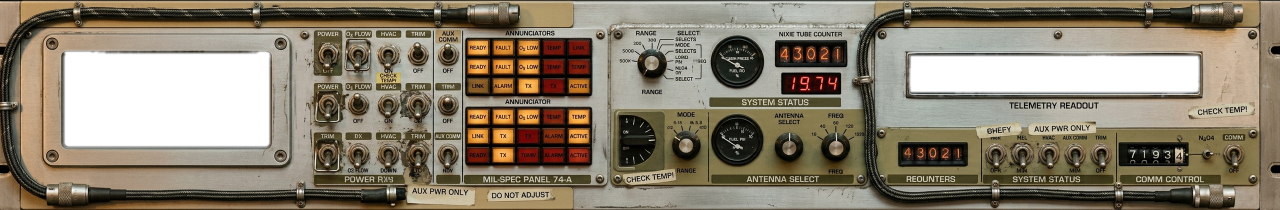
#> input picture ui/overlay/footer_overlay.png, 2560 x 420 px (shown at 1/2 size)
$ python punch.py --in footer_overlay.png
#> lines starting #> are read from the running program, lines starting #| are printed output that depends on the picture; after the words box and inside, x2 and y2 are one past the last pixel; in counts of white or black regions, pixels touching at a corner belong together
#!/usr/bin/env python3
"""
punch.py — turn an AI-generated cockpit PNG into an aligned transparent overlay.

Image models will not give you a usable alpha channel and will not hit exact
cutout geometry. So we let them paint flat black apertures, then cut the holes
here, where the coordinates are ours.

    python3 punch.py --in raw.png --out overlay.png              # fixed geometry
    python3 punch.py --in raw.png --out overlay.png --detect     # snap to the black it drew
    python3 punch.py --in raw.png --out overlay.png --preview    # check alignment

--detect finds the dark apertures the generator actually painted and uses those,
which beats fixed coordinates when the composition came out slightly different.
It prints what it found so you can sanity-check before trusting it.
"""

from __future__ import annotations
import argparse, json, sys
from collections import deque
from pathlib import Path

import numpy as np
from PIL import Image, ImageDraw, ImageFilter

W, H = 2560, 1440

# Fixed fallback geometry (x, y, w, h) — matches the deck at DPR 2.
FIXED = {
    "window":   (640, 96, 1280, 768),
    "termA":    (224, 1000, 576, 360),
    "termB":    (992, 1000, 576, 360),
    "termC":    (1760, 1000, 576, 360),
}


def fit_cover(im: Image.Image, w: int, h: int) -> Image.Image:
    """Scale to cover w×h then centre-crop. Generators rarely return exact 16:9."""
#> called with w = 2560, h = 1440
    im = im.convert("RGB")
    s = max(w / im.width, h / im.height)
    nw, nh = round(im.width * s), round(im.height * s)
    im = im.resize((nw, nh), Image.LANCZOS)
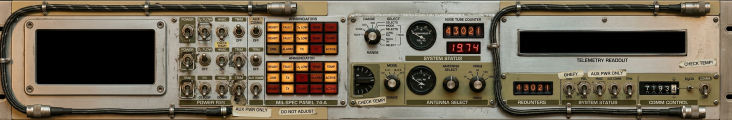
#> im: PIL image 8777x1440 RGB (shown at 1/12 size); mean R, G, B 110.7, 100.6, 83.1
    return im.crop(((nw - w) // 2, (nh - h) // 2, (nw - w) // 2 + w, (nh - h) // 2 + h))


# [97 lines left out: functions find_apertures, assign, hexagon, not called in this run]


def _finish(a, out, geo):
    if a.preview:
        bg = Image.new("RGB", (W, H), (4, 7, 13))
        rng = np.random.default_rng(7)
        px = np.asarray(bg).copy()
        for _ in range(2600):
            sx, sy = rng.integers(0, W), rng.integers(0, H)
            v = int(rng.integers(90, 255))
            px[sy, sx] = (v, v, min(255, v + 18))
        bg = Image.fromarray(px); bg.paste(out, (0, 0), out)
        pv = Path(a.dst).with_name(Path(a.dst).stem + "_preview.png")
        bg.save(pv); print(f"  wrote {pv}  — check the apertures line up")
    ap = {k: [int(x) for x in v] for k, v in geo.items()}
    Path(a.dst).with_suffix(".json").write_text(
        json.dumps({"frame": [W, H], "apertures": ap}, indent=1))
    print(f"  wrote {Path(a.dst).with_suffix('.json')} — feed this to the deck")
    print(f"  const APERTURE = {json.dumps(ap)};")


def main():
    p = argparse.ArgumentParser(description=__doc__,
                                formatter_class=argparse.RawDescriptionHelpFormatter)
    p.add_argument("--in", dest="src", required=True)
    p.add_argument("--out", dest="dst", default="cockpit_overlay.png")
    p.add_argument("--detect", action="store_true",
                   help="snap holes to the dark apertures the generator painted")
    p.add_argument("--shape", choices=["trace", "hex", "rect", "round"], default="trace",
                   help="trace = cut the exact dark pixels the render already contains "
                        "(best; needs --detect). hex/rect/round draw a synthetic shape.")
    p.add_argument("--radius", type=int, default=26, help="corner radius for terminals")
    p.add_argument("--feather", type=float, default=1.6,
                   help="edge softening in px; 0 for a hard cut")
    p.add_argument("--threshold", type=int, default=30, help="--detect darkness cutoff")
    p.add_argument("--preview", action="store_true",
                   help="also write *_preview.png composited over a test starfield")
    p.add_argument("--css", action="store_true", default=True)
    p.add_argument("--footer", action="store_true",
                   help="cut a 2560x420 footer strip with two apertures "
                        "(logbook left, ticker right) instead of the cockpit")
    p.add_argument("--mobile", action="store_true",
                   help="cut a mobile chest-unit bezel: one porthole plus two "
                        "readouts stacked vertically beneath it")
    p.add_argument("--frame", help="override the target frame size as WxH, "
                                   "e.g. 1792x2200; defaults to the source's own "
                                   "aspect when used with --mobile")
    # The two hardcoded modes below assume a component roughly the size of the
    # console or the footer strip. A tape unit's reel hubs are ~65-90 px across
    # (area 3-6k), an order of magnitude under even the footer's 15k floor, so
    # --detect silently skipped them; and its index bezel is aspect ~7.9,
    # comfortably over the 3.6 ceiling that applies outside footer mode. Rather
    # than bolt on a third mode for every new panel, expose the two numbers.
    p.add_argument("--min-area", type=int, default=None,
                   help="smallest region --detect will accept, in pixels "
                        "(default 40000, or 15000 with --footer/--mobile). "
                        "Lower it for small apertures like reel hubs.")
    p.add_argument("--max-aspect", type=float, default=None,
                   help="widest w/h ratio --detect will accept "
                        "(default 3.6, or 14.0 with --footer). Raise it for "
                        "long readout strips.")
    p.add_argument("--generic", action="store_true",
                   help="report every detected region as a1..aN left to right "
                        "instead of forcing them into the cockpit's "
                        "window/termA/termB/termC schema. Use for new panels.")
    p.add_argument("--dump", action="store_true",
                   help="write *_detect.png outlining every region considered")
    p.add_argument("--window", help="force window box as x,y,w,h (in 2560x1440 space)")
    p.add_argument("--terms", help="force the three terminals as x,y,w,h;x,y,w,h;x,y,w,h")
    a = p.parse_args()
    MIN_AREA = a.min_area if a.min_area is not None else (15000 if (a.footer or a.mobile) else 40000)
    MAX_ASPECT = a.max_aspect if a.max_aspect is not None else (14.0 if a.footer else 3.6)

    src = Path(a.src)
    if not src.exists():
        sys.exit(f"no such file: {src}")

    global W, H, FIXED
    if a.footer:
        W, H = 2560, 420
        FIXED = {"logbook": (150, 58, 1000, 304), "ticker": (1258, 172, 1162, 116)}
        if a.dst == "cockpit_overlay.png":
            a.dst = "footer_overlay.png"
    elif a.mobile:
        if a.frame:
            W, H = (int(x) for x in a.frame.lower().split("x"))
        else:
            src_im = Image.open(src)
            W, H = src_im.width * 2, src_im.height * 2
        FIXED = {}
        if a.dst == "cockpit_overlay.png":
            a.dst = "mobile_overlay.png"
        if not a.detect:
            sys.exit("--mobile has no fixed fallback geometry -- pass --detect "
                     "(every generated bezel photo differs, so detection is the "
                     "only path that makes sense here)")
    elif a.frame:
        W, H = (int(x) for x in a.frame.lower().split("x"))

    im = fit_cover(Image.open(src), W, H)

    geo = dict(FIXED)
    if a.detect:
        # Generators rarely paint a true 0,0,0 -- unlit CRTs come out dark grey
        # with a sheen. Escalate the cutoff until four regions appear rather
        # than making the user guess a number.
        found = None
        for t in (a.threshold, 45, 60, 78, 96, 118):
            found = assign(find_apertures(im, t,
                            min_area=MIN_AREA,
                            max_aspect=MAX_ASPECT),
                          footer=a.footer, mobile=a.mobile, generic=a.generic)
            if found:
                if t != a.threshold:
                    print(f"  (threshold {a.threshold} found too few regions; used {t})")
                a.threshold = t
                break
        if a.dump:
            dbg = im.convert("RGB").copy()
            dd = ImageDraw.Draw(dbg)
            for (bx, by, bw2, bh2) in find_apertures(im, a.threshold,
                    min_area=MIN_AREA,
                    max_aspect=MAX_ASPECT):
                dd.rectangle([bx, by, bx + bw2, by + bh2], outline=(255, 40, 200), width=6)
            dp = Path(a.dst).with_name(Path(a.dst).stem + "_detect.png")
            dbg.save(dp)
            print(f"  wrote {dp} — every region the detector accepted")
        if found:
            geo = found
            print("  detected apertures:")
            for k, v in geo.items():
                print(f"    {k:<8} x={v[0]:<5} y={v[1]:<5} w={v[2]:<5} h={v[3]}")
        else:
            print("  detection found too few dark regions — using fixed geometry.")
            print("  (check the render actually has 4 flat-black apertures)")

    if a.window:
        geo["window"] = tuple(int(v) for v in a.window.split(","))
    if a.terms:
        for k, part in zip(("termA", "termB", "termC"), a.terms.split(";")):
            geo[k] = tuple(int(v) for v in part.split(","))
    if a.window or a.terms:
        print("  using manual geometry override")

    # Build the alpha mask: opaque everywhere, transparent in the apertures.
    if a.shape == "trace":
        # The render already contains the exact aperture outline -- hexagon,
        # rounded rect, whatever the generator drew. Assuming a shape only
        # introduces mismatch at the corners, so cut the real pixels instead.
        lum = np.asarray(im.convert("L"))
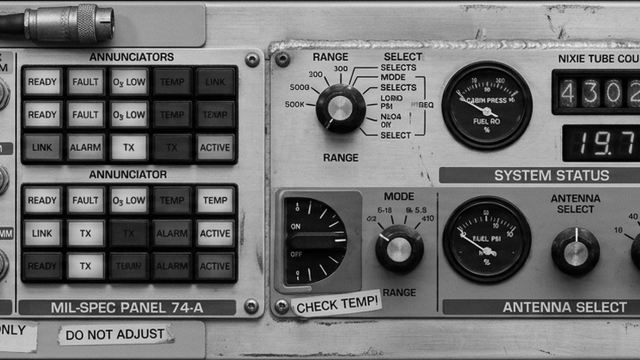
#> lum: shape (1440, 2560) (shown at 1/4 size); min 0, max 255, mean 111.8
        m = np.where(lum < a.threshold, 0, 255).astype(np.uint8)
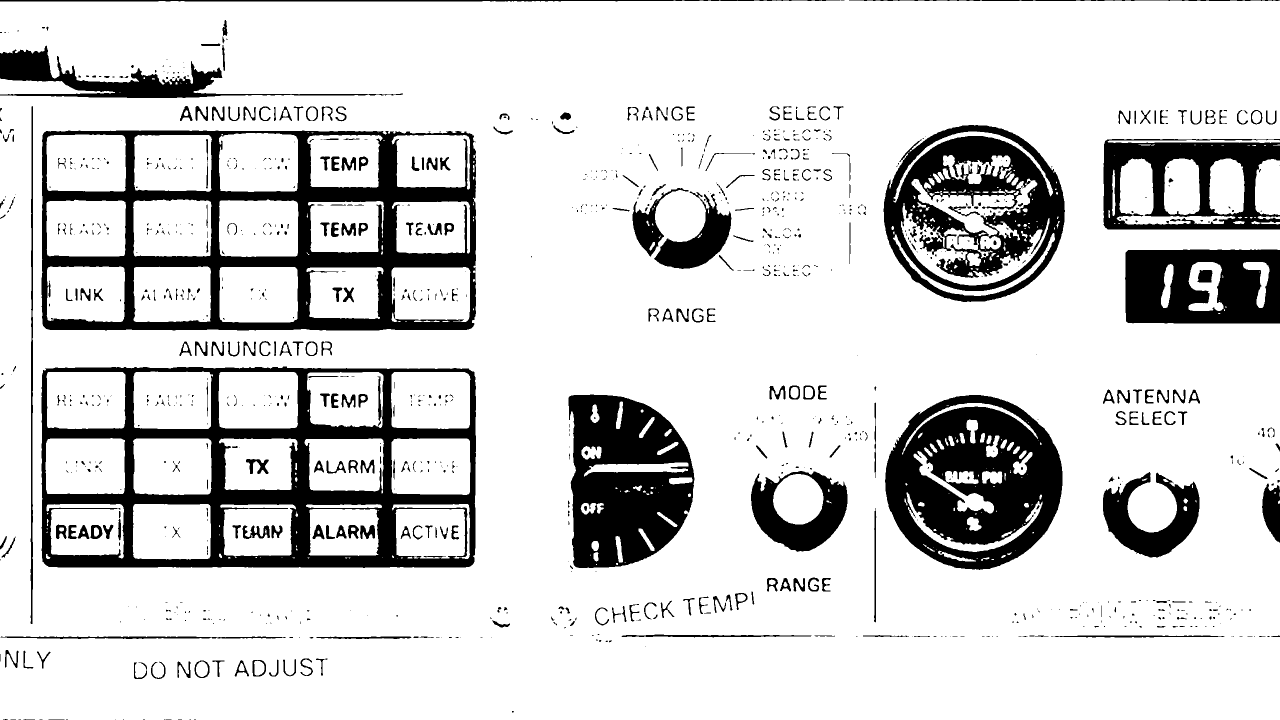
#> m: shape (1440, 2560) (shown at 1/2 size); 83.4% white; 1145 black regions (725 under 20 px), largest, box (x1, y1, x2, y2) and area: (83, 733, 952, 1136) 104686, (83, 261, 952, 661) 101163, (1770, 790, 2125, 1140) 78896
        mask = Image.fromarray(m, "L")
        # drop stray dark speckle that isn't one of the apertures
        keep = Image.new("L", (W, H), 0)
#> keep: PIL image 2560x1440 L; every value is 0
        kd = ImageDraw.Draw(keep)
        for k in geo:
            x, y, w_, h_ = geo[k]
            kd.rectangle([x - 6, y - 6, x + w_ + 6, y + h_ + 6], fill=255)
        mask = Image.fromarray(np.where(np.asarray(keep) > 0,
                                        np.asarray(mask), 255).astype(np.uint8), "L")
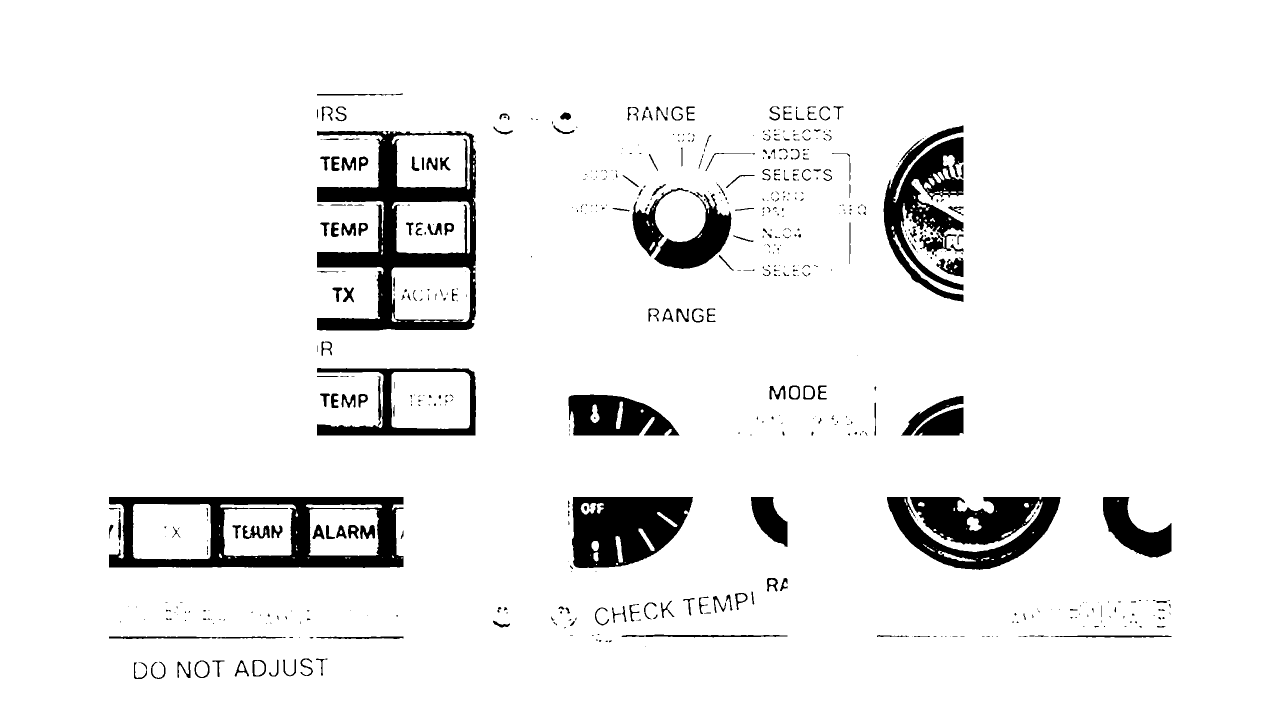
#> mask: PIL image 2560x1440 L (shown at 1/2 size); 93.3% white; 617 black regions (381 under 20 px), largest, box (x1, y1, x2, y2) and area: (634, 262, 952, 661) 41625, (218, 994, 807, 1136) 34367, (1774, 994, 2121, 1140) 30070
        if a.feather > 0:
            mask = mask.filter(ImageFilter.GaussianBlur(a.feather))
        out = im.convert("RGBA"); out.putalpha(mask); out.save(a.dst)
#> after `out.putalpha(mask)`:
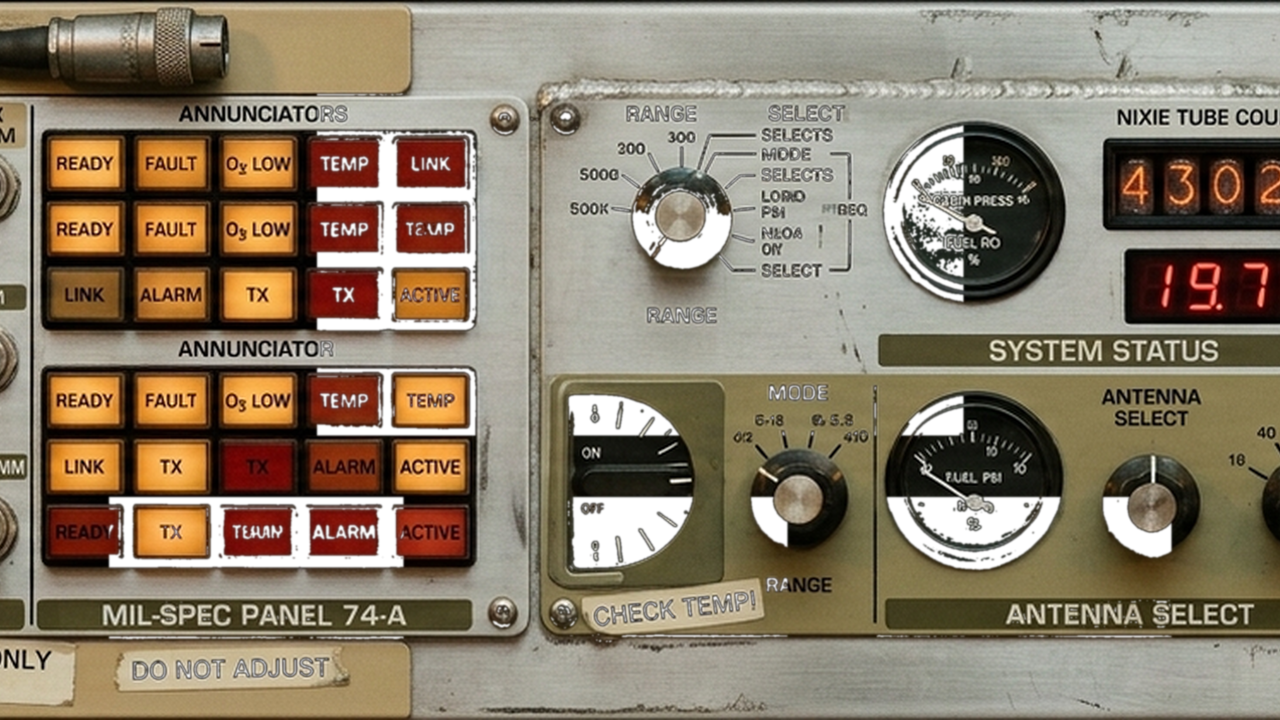
#> out: PIL image 2560x1440 RGBA (shown at 1/2 size); mean R, G, B, A 123.5, 110, 90, 237.9; transparent parts drawn white
        clear = int((np.asarray(mask) < 128).sum())
#> clear = 238102
        print(f"\n  wrote {a.dst}  (traced, {clear/(W*H)*100:.1f}% transparent)")
#|   wrote cockpit_overlay.png  (traced, 6.5% transparent)
        _finish(a, out, geo)
        return

    mask = Image.new("L", (W, H), 255)
    d = ImageDraw.Draw(mask)
    if a.generic:
        # Every region gets the same treatment; a reel hub is a circle and a
        # bezel is a rounded rectangle, so pick per region by how square it is.
        for k, (x, y, w, h) in geo.items():
            if abs(w - h) <= max(w, h) * 0.2:
                d.ellipse([x, y, x + w, y + h], fill=0)
            else:
                d.rounded_rectangle([x, y, x + w, y + h], radius=a.radius, fill=0)
        _cut_and_save(a, im, mask, W, H, geo)
        return

    win = geo["window"]
    if a.shape == "hex":
        hexagon(d, win)
    elif a.shape == "round":
        d.rounded_rectangle([win[0], win[1], win[0] + win[2], win[1] + win[3]],
                            radius=a.radius * 2, fill=0)
    else:
        d.rectangle([win[0], win[1], win[0] + win[2], win[1] + win[3]], fill=0)
    for k in [k for k in ("termA", "termB", "termC") if k in geo]:
        x, y, w, h = geo[k]
        d.rounded_rectangle([x, y, x + w, y + h], radius=a.radius, fill=0)

    _cut_and_save(a, im, mask, W, H, geo)


# [40 lines left out: function _cut_and_save, not called in this run]


if __name__ == "__main__":
    main()

$ run again, with ui/overlay/galley_overlay.png copied over ui/overlay/footer_overlay.png
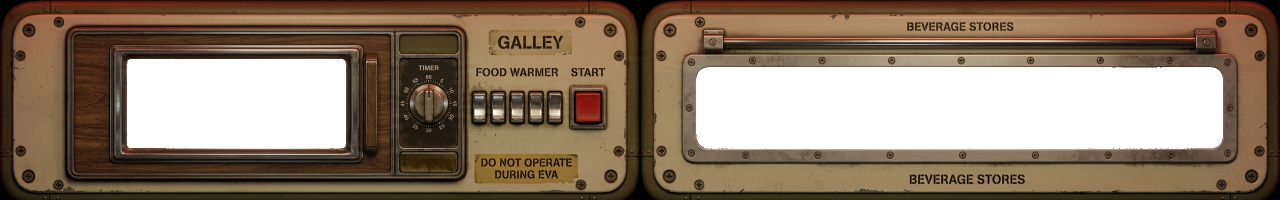
#> input picture ui/overlay/galley_overlay.png, 2560 x 400 px (shown at 1/2 size)
#> in main, `m = np.where(lum < a.threshold, 0, 255).astype(np.uint8)`:
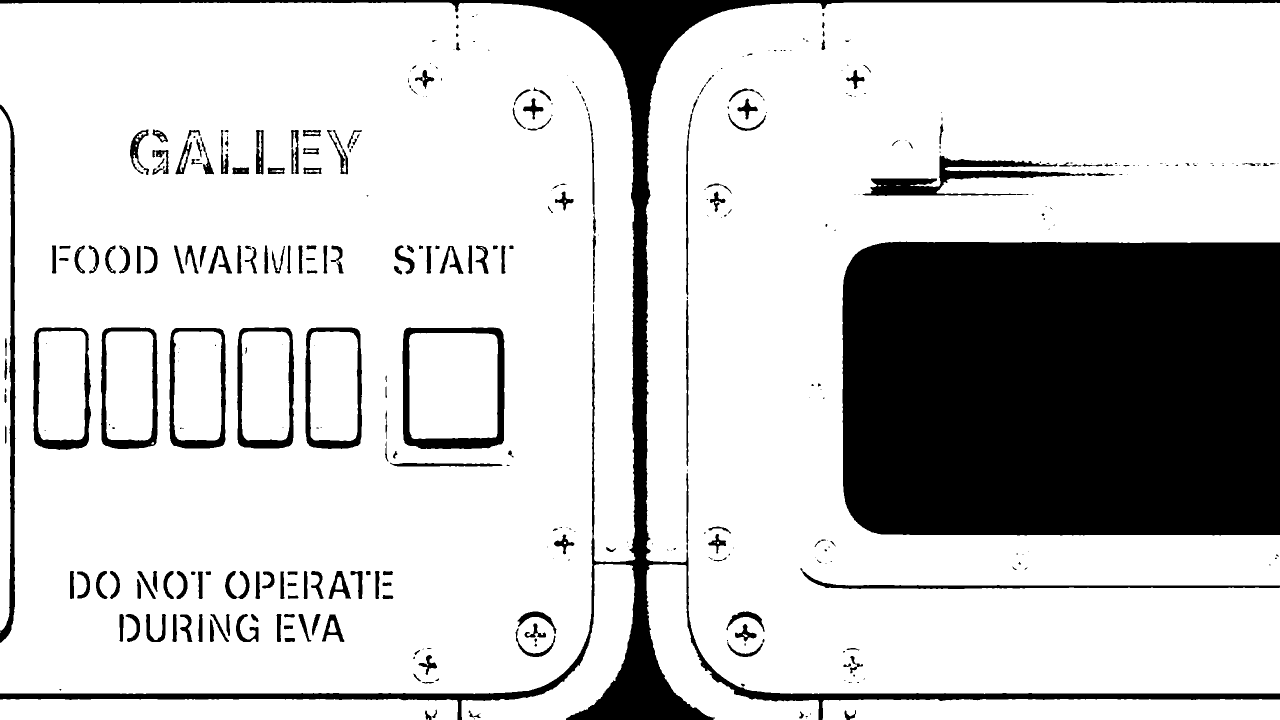
#> m: shape (1440, 2560) (shown at 1/2 size); 79.2% white; 394 black regions (172 under 20 px), largest, box (x1, y1, x2, y2) and area: (1685, 483, 2560, 1071) 508148, (0, 0, 2560, 1440) 131290, (805, 655, 1009, 898) 11453
#> keep: PIL image 2560x1440 L; every value is 0
#> in main, `out.putalpha(mask)`:
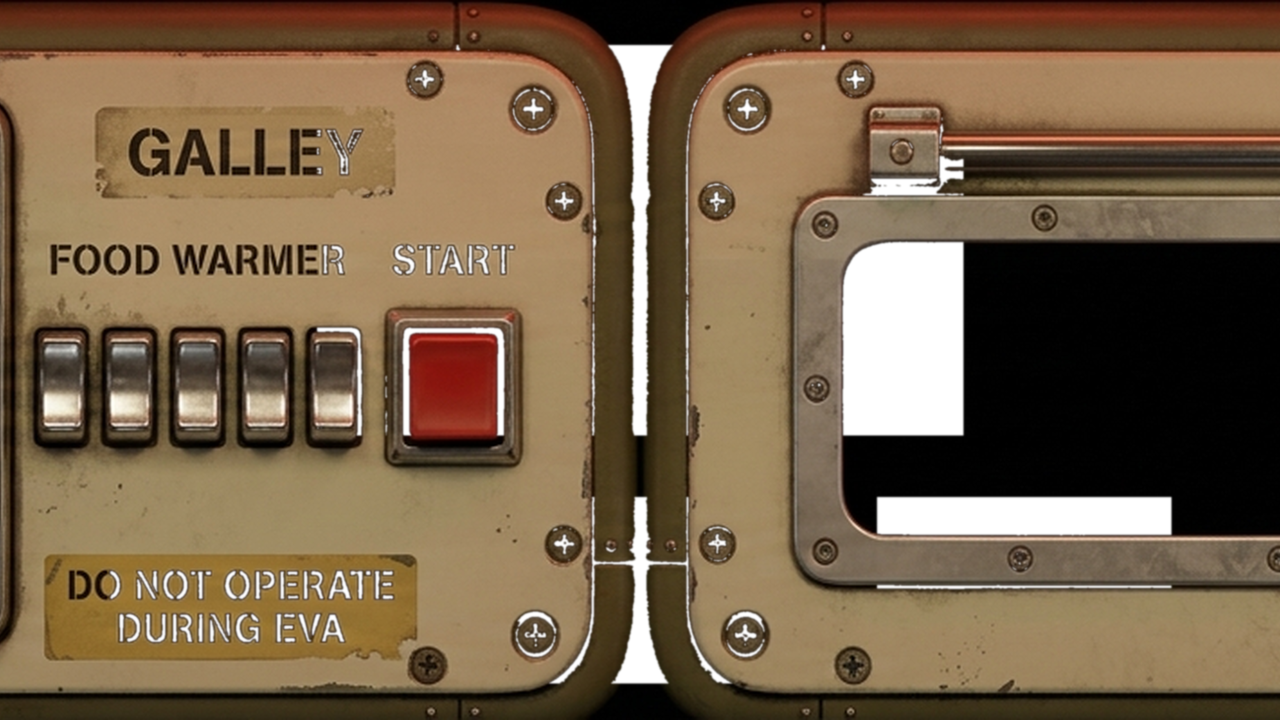
#> out: PIL image 2560x1440 RGBA (shown at 1/2 size); mean R, G, B, A 104.6, 82.9, 57.2, 238.2; transparent parts drawn white
#> clear = 239900
#|   wrote cockpit_overlay.png  (traced, 6.5% transparent)
